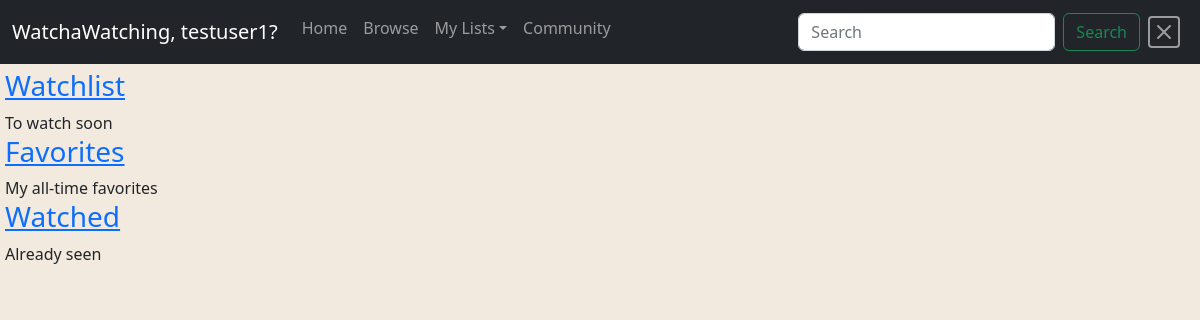
The page /watching/mylists (signed in) on the database its author committed.
### watching/models.py (models this page shows)
class User(AbstractUser):
    pass

class List(models.Model):
    name = models.CharField(max_length=200)
    description = models.TextField(blank=True)
    owner = models.ForeignKey(User, on_delete=models.CASCADE, related_name='mylists')

### watching/views.py (the view)
# urls.py: path('mylists', views.mylists, name='mylists'),
def mylists(request):
    user = User.objects.get(pk=request.user.id)
    lists = user.mylists.all()
    return render(request, 'watching/mylists.html', {'lists': lists})

### watching/templates/watching/mylists.html
{% extends "layout.html" %}
{% load static %}
{% block body %}
  {% for list in lists %}
    <div>
      <h3><a href="{% url 'viewlist' user.id list.name %}">{{ list.name }}</a></h3>
      {{ list.description }}
    </div>
  {% empty %}
    <p>You haven't created any lists yet!</p>
    <a href="{% url 'createlist' %}">Create your first list.</a>
  {% endfor %}
{% endblock %}

### FinalProject/templates/layout.html (shortened to what this page needs)
{% load static %}
<!DOCTYPE html>
<html lang="en">
  <head>
    <link href="{% static 'watching/styles.css' %}" rel="stylesheet">
    <link href="https://cdn.jsdelivr.net/npm/bootstrap@5.2.2/dist/css/bootstrap.min.css" rel="stylesheet">
    <link rel="stylesheet" href="https://cdn.jsdelivr.net/npm/bootstrap-icons@1.10.2/font/bootstrap-icons.css">
  </head>
  <body>
    <nav class="navbar navbar-dark navbar-expand-sm bg-dark">
      <div class="container-fluid">
        <a class="navbar-brand" href="{% url 'index' %}">
          {% if user.is_authenticated %}
            WatchaWatching, {{user.username}}?
          {% else %}
            WatchaWatching?
          {% endif %}
        </a>
        <div class="collapse navbar-collapse" id="navbarNavAltMarkup">
          <div class="navbar-nav mynav">
            <a {% block nav-home-class %}class="nav-link"{% endblock %} aria-current="page" href="{% url 'index' %}">Home</a>
            <a {% block nav-browse-class %}class="nav-link"{% endblock %} href="{% url 'browse' %}">Browse</a>
            {% if user.is_authenticated %}
              <span class="nav-item dropdown">
                <a class="nav-link dropdown-toggle" href="#" role="button" data-bs-toggle="dropdown" aria-expanded="false">My Lists</a>
              </span>
              <a {% block nav-com-class %}class="nav-link"{% endblock %} href="{% url 'friends-index' %}">Community</a>
            {% else %}
              <a class="nav-link" href="{% url 'login' %}">Login</a>
              <a class="nav-link" href="{% url 'register' %}">Register</a>
            {% endif %}
            <div id="searchform">
              <form class="d-flex" role="search" action="{% url 'search' %}" method="GET">
                <input class="form-control me-2" type="search" id="search" name="query" placeholder="Search" aria-label="Search" value="{% block searchterm %}{% endblock %}">
                <button class="btn btn-outline-success" type="submit">Search</button>
              </form>
            </div>
            <span>
              <a class="nav-link" href="{% url 'logout' %}">
              </a>
            </span>
          </div>
        </div>
      </div>
    </nav>
    <div class="bodyblock">
      {% block body %}
      {% endblock %}
    </div>
  </body>
</html>

### watching/static/watching/styles.css (style rules this page uses)
html, body { height: 100%; }
body { display: flex; flex-direction:column; gap: 0px; }
.bodyblock { padding: 5px; background-color: #e9dbc997; flex-basis: 100%; }
.mynav { width: 100%; }
#searchform { float: inline-end; margin-left: auto; margin-top: auto; margin-bottom: auto; }

### rows shown on the page
User: username "testuser1"
List: name "Watchlist", description "To watch soon"
List: name "Favorites", description "My all-time favorites"
List: name "Watched", description "Already seen"
